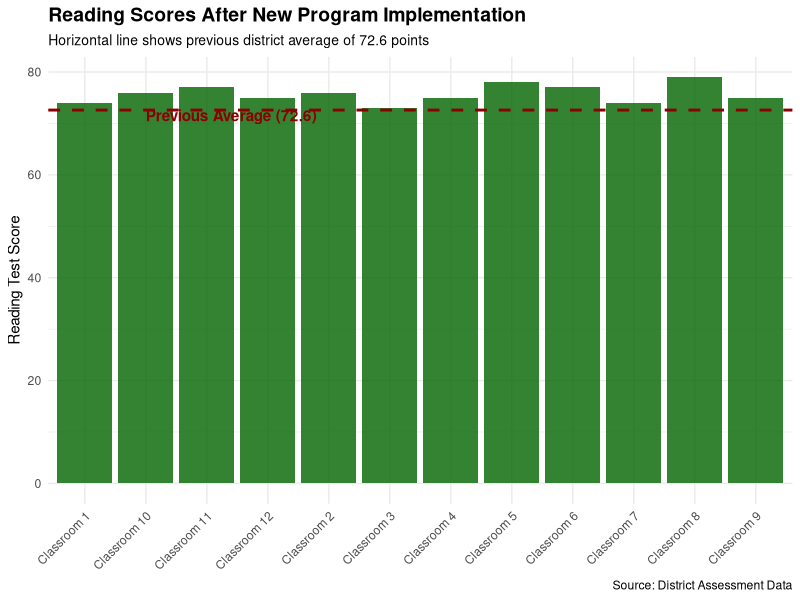

This figure's R source:
## ---- chunk 1
knitr::opts_chunk$set(echo = TRUE)
library(tidyverse)
## ---- chunk 2
# Known information about reading scores before the new program
prior_mean <- 72.6
prior_sd <- 4.8

# Reading scores after implementing the new program (12 classrooms)
new_scores <- c(74, 76, 73, 75, 78, 77, 74, 79, 75, 76, 77, 75) # Replace with the actual scores

new_mean <- mean(c(74, 76, 73, 75, 78, 77, 74, 79, 75, 76, 77, 75))  # average score = 75.75
new_sd <- sd(c(74, 76, 73, 75, 78, 77, 74, 79, 75, 76, 77, 75))    # standard deviation = 1.764549...
#had to look this up -- google reminded me I had to make this a list instead of just plugging the values in. 

# Create a journalist-friendly dataset
score_data <- tibble(
  classroom = paste("Classroom", 1:12),
  reading_score = new_scores
)

# View the data
score_data
## ---- chunk 3
# Calculate statistics based on the new reading scores
new_stats <- score_data |> 
  summarise(
    mean = mean(new_scores),
    sd = sd(new_scores),
    n = n()
  )

new_stats
## ---- chunk 4
# STUDENT TASK: Choose an appropriate fill color for the bars
my_fill_color <- "darkgreen" # Replace with a color name like "royalblue", "darkgreen", etc.

# Create a visualization comparing new scores to the previous average
score_data |> 
ggplot(aes(x = classroom, y = reading_score)) +
  geom_col(fill = my_fill_color, alpha = 0.8) +
  geom_hline(yintercept = prior_mean, color = "darkred", size = 1, linetype = "dashed") +
  annotate("text", x = 2, y = prior_mean - 1, 
           label = "Previous Average (72.6)", hjust = 0, fontface = "bold", color = "darkred") +
  labs(
    title = "Reading Scores After New Program Implementation",
    subtitle = "Horizontal line shows previous district average of 72.6 points",
    x = NULL,
    y = "Reading Test Score",
    caption = "Source: District Assessment Data"
  ) +
  theme_minimal() +
  theme(
    plot.title = element_text(face = "bold", size = 14),
    plot.subtitle = element_text(size = 10),
    axis.text.x = element_text(angle = 45, hjust = 1)
  )
## ---- chunk 5
# Set the significance level for your test
alpha_level <- 0.05 # Replace with the appropriate value

# Perform a one-sample t-test
# Since we want to know if scores improved (increased), we use a one-sided test (alternative = "greater")
t_test_result <- t.test(
  score_data$reading_score,
  mu = prior_mean,
  alternative = "greater"
)

# Display the results
t_test_result
## ---- chunk 6
# Get the p-value
p_value <- t_test_result$p.value

# Calculate the 95% confidence interval
ci <- t.test(score_data$reading_score)$conf.int

# Create a tibble to display the key statistics for your story
story_stats <- tibble(
  `Previous average` = prior_mean,
  `New average` = mean(new_mean),
  `Improvement` = mean(new_scores) - prior_mean,
  `Percent change` = round(((mean(new_scores) - prior_mean) / prior_mean) * 100, 1),
  `p-value` = p_value,
  `Lower bound` = ci[1],
  `Upper bound` = ci[2],
  `Confidence level` = "95%"
)

# Display the key statistics
story_stats
